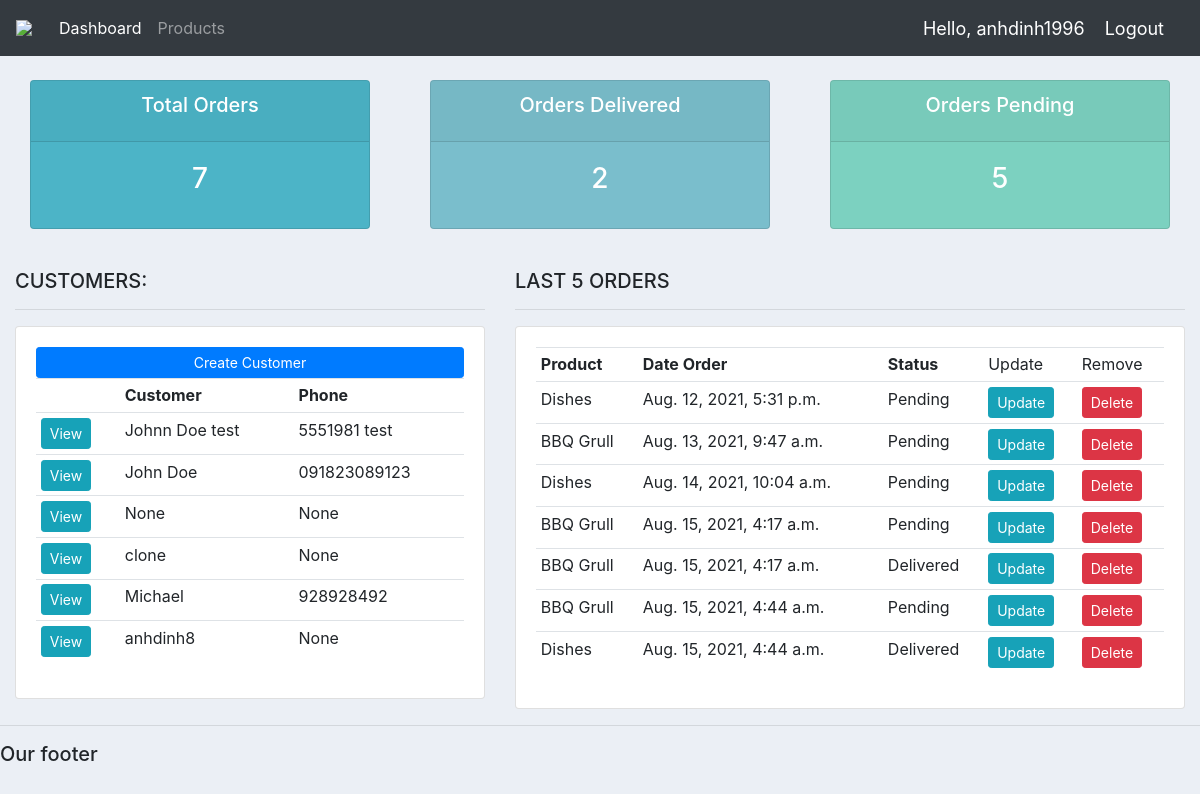
The app's page / (signed in) with its own data.
### accounts/models.py (models this page shows, shortened)
class Customer(models.Model):
    user = models.OneToOneField(User, null=True, on_delete=models.CASCADE)
    name = models.CharField(max_length=200, null=True)
    phone = models.CharField(max_length=200, null=True)
    email = models.CharField(max_length=200, null=True)
    profile_pic = models.ImageField(null=True, blank=True, default="haha.jpg")
    date_created = models.DateTimeField(auto_now_add = True, null=True)

class Order(models.Model):
    STATUS = (
            ('Pending', 'Pending'),
            ('Out for delivery', 'Out for delivery'),
            ('Delivered', 'Delivered'),
            )
    customer = models.ForeignKey(Customer, null=True, on_delete=models.SET_NULL)
    product = models.ForeignKey(Product,null=True, on_delete=models.SET_NULL)
    date_created = models.DateTimeField(auto_now_add = True,null=True)
    status = models.CharField(max_length=200, null=True, choices=STATUS)
    note = models.CharField(max_length=200, null=True)

class Product(models.Model):
    CATEGORY = (
            ('Indoor', 'Indoor'),
            ('Out Door', 'Out Door'),
            )
    name = models.CharField(max_length=200, null=True)
    price = models.FloatField(null=True)
    category = models.CharField(max_length=200, null=True, choices = CATEGORY)
    description = models.CharField(max_length=200, null=True, blank=True)
    date_created = models.DateTimeField(auto_now_add = True, null=True)
    tags = models.ManyToManyField(Tag)
    def __str__(self):
        return self.name

### accounts/decorators.py (the view)
    def wrapper_function(request, *args, **kwargs):
        group = None
        if request.user.groups.exists():
            group = request.user.groups.all()[0].name
        if group == 'customer':
            return redirect('user-page')
        if group == 'admin':
            return view_func(request, *args, **kwargs)

### accounts/views.py (called while the page is built)
@login_required(login_url='login')
@admin_only
def home(request):
    orders = Order.objects.all()
    customers = Customer.objects.all()
    total_customers = customers.count()
    total_orders = orders.count()
    delivered = orders.filter(status ='Delivered').count()
    pending = orders.filter(status ='Pending').count()
    context = {'orders':orders, 'customers':customers,
    'total_orders':total_orders, 'delivered':delivered,
    'pending':pending}
    return render(request,'accounts/dashboard.html', context)

### accounts/templates/accounts/dashboard.html
{% extends 'accounts/main.html' %}
{% block content %}
{% include 'accounts/status.html' %}
<br>
<div class="row">
    <div class="col-md-5">
        <h5>CUSTOMERS:</h5>
        <hr>
        <div class="card card-body">
            <a class="btn btn-primary btn-sm btn-block" href="">Create Customer
            </a>
            <table class="table table-sm">
                <tr>
                    <th></th>
                    <th>Customer</th>
                    <th>Phone</th>
                </tr>
                {% for customer in customers %}
                    <tr>
                        <td><a class="btn btn-sm btn-info" href="{% url 'customer' customer.id %}">View</a></td>
                        <td>{{customer.name}}</td>
                        <td>{{customer.phone}}</td>
                    </tr>
                {% endfor %}
            </table>
        </div>
    </div>
    <div class="col-md-7">
        <h5>LAST 5 ORDERS</h5>
        <hr>
        <div class="card card-body">
            <table class="table table-sm">
                <tr>
                    <th>Product</th>
                    <th>Date Order</th>
                    <th>Status</th>
                    <td>Update</td>
                    <td>Remove</td>
                </tr>
                {% for order in orders %}
                    <tr>
                        <td>{{order.product}}</td>
                        <td>{{order.date_created}}</td>
                        <td>{{order.status}}</td>
                        <td><a class="btn btn-sm btn-info" href="{% url 'update_order' order.id %}">Update</a></td>
                        <td><a class="btn btn-sm btn-danger" href="{% url 'delete_order' order.id %}">Delete</a></td>
                    </tr>
                {% endfor %}
            </table>
        </div>
    </div>
</div>
{% endblock %}

### accounts/templates/accounts/main.html (shortened to what this page needs)
<!DOCTYPE html>
{% load static %}
<html lang="en">
<head>
    <link rel="stylesheet" href="https://stackpath.bootstrapcdn.com/bootstrap/4.3.1/css/bootstrap.min.css"
>
    <link rel="stylesheet" href="{% static 'css/main.css' %}">
</head>
<body>
    {% include 'accounts/navbar.html' %}
    <div class="container-fluid">
    {% block content %}
    {% endblock %}
    </div>
    <hr>
    <h5>Our footer</h5>
</body>
</html>

### accounts/templates/accounts/navbar.html (shortened to what this page needs)
{% load static %}
<nav class="navbar navbar-expand-lg navbar-dark bg-dark">
    <img src="{% static 'images/apple.png' %}">
    <div class="collapse navbar-collapse" id="navbarNav">
      <ul class="navbar-nav">
        {% if request.user.is_staff %}
        <li class="nav-item active">
          <a class="nav-link" href="{% url 'home' %}">Dashboard</a>
        </li>
        <li class="nav-item">
          <a class="nav-link" href="{% url 'products' %}">Products</a>
        </li>
        {% endif %}
      </ul>
    </div>
    <span class="hello-msg">Hello, {{request.user}} </span>
    <span><a class="hello-msg" href="{% url 'logout' %}">Logout</a></span>
  </nav>

### accounts/templates/accounts/status.html
<br>
<div class="row">
    <div class="col">
        <div class="col-md">
            <div class="card text-center text-white mb-3" id="total-orders">
                <div class="card-header">
                    <h5 class="card-title">Total Orders</h5>
                </div>
                <div class="card-body">
                    <h3 class="card-title">{{total_orders}}</h3>
                </div>
            </div>
        </div>
    </div>
    <div class="col">
        <div class="col-md">
            <div class="card text-center text-white mb-3" id="orders-delivered">
                <div class="card-header">
                    <h5 class="card-title">Orders Delivered</h5>
                </div>
                <div class="card-body">
                    <h3 class="card-title">{{delivered}}</h3>
                </div>
            </div>
        </div>
    </div>
    <div class="col">
        <div class="col-md">
            <div class="card text-center text-white mb-3" id="orders-pending">
                <div class="card-header">
                    <h5 class="card-title">Orders Pending</h5>
                </div>
                <div class="card-body">
                    <h3 class="card-title">{{pending}}</h3>
                </div>
            </div>
        </div>
    </div>
</div>

### static/css/main.css (style rules this page uses)
body { background-color: #ebeff5; }
#total-orders { background-color: #4cb4c7; }
#orders-delivered { background-color: #7abecc; }
#orders-pending { background-color: #7CD1C0; }
img { width: 3%; }

### accounts/templates/accounts/navbar.html (style rules this page uses)
.hello-msg { font-size: 18px; color: #fff; margin-right: 20px }

### records on screen
Customer: name "Johnn Doe test", phone "5551981 test"
Customer: name "John Doe", phone "091823089123"
Customer: name "None", phone "None"
Customer: name "clone", phone "None"
Customer: name "Michael", phone "928928492"
Customer: name "anhdinh8", phone "None"
Order: product "Dishes", date_created "Aug. 12, 2021, 5:31 p.m.", status "Pending"
Order: product "BBQ Grull", date_created "Aug. 13, 2021, 9:47 a.m.", status "Pending"
Order: product "Dishes", date_created "Aug. 14, 2021, 10:04 a.m.", status "Pending"
Order: product "BBQ Grull", date_created "Aug. 15, 2021, 4:17 a.m.", status "Pending"
Order: product "BBQ Grull", date_created "Aug. 15, 2021, 4:17 a.m.", status "Delivered"
Order: product "BBQ Grull", date_created "Aug. 15, 2021, 4:44 a.m.", status "Pending"
Order: product "Dishes", date_created "Aug. 15, 2021, 4:44 a.m.", status "Delivered"

### other values on screen
{{ request.user }} "anhdinh1996"
{{ total_orders }} "7"
{{ delivered }} "2"
{{ pending }} "5"
